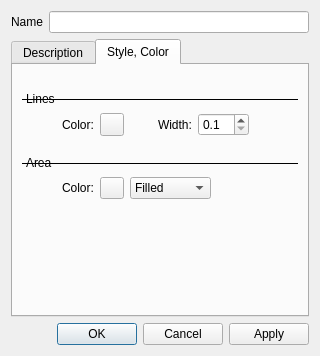
<?xml version="1.0" encoding="UTF-8"?>
<ui version="4.0">
 <class>UiEditPolygonDialog</class>
 <widget class="QDialog" name="UiEditPolygonDialog">
  <property name="geometry">
   <rect>
    <x>0</x>
    <y>0</y>
    <width>320</width>
    <height>356</height>
   </rect>
  </property>
  <property name="windowTitle">
   <string>Dialog</string>
  </property>
  <property name="sizeGripEnabled">
   <bool>false</bool>
  </property>
  <layout class="QVBoxLayout" name="verticalLayout_4">
   <item>
    <layout class="QHBoxLayout" name="horizontalLayout">
     <item>
      <widget class="QLabel" name="label">
       <property name="text">
        <string>Name</string>
       </property>
      </widget>
     </item>
     <item>
      <widget class="QLineEdit" name="m_name">
       <property name="text">
        <string/>
       </property>
      </widget>
     </item>
    </layout>
   </item>
   <item>
    <widget class="QTabWidget" name="tabWidget">
     <property name="currentIndex">
      <number>1</number>
     </property>
     <widget class="QWidget" name="m_descriptionTab">
      <attribute name="title">
       <string>Description</string>
      </attribute>
      <layout class="QVBoxLayout" name="verticalLayout_2">
       <item>
        <widget class="QTextEdit" name="m_description"/>
       </item>
      </layout>
     </widget>
     <widget class="QWidget" name="m_styleTab">
      <attribute name="title">
       <string>Style, Color</string>
      </attribute>
      <layout class="QVBoxLayout" name="verticalLayout_3">
       <item>
        <layout class="QVBoxLayout" name="verticalLayout">
         <item>
          <spacer name="verticalSpacer_3">
           <property name="orientation">
            <enum>Qt::Vertical</enum>
           </property>
           <property name="sizeType">
            <enum>QSizePolicy::Fixed</enum>
           </property>
           <property name="sizeHint" stdset="0">
            <size>
             <width>248</width>
             <height>17</height>
            </size>
           </property>
          </spacer>
         </item>
         <item>
          <widget class="QLabel" name="label_2">
           <property name="frameShape">
            <enum>QFrame::HLine</enum>
           </property>
           <property name="text">
            <string>Lines</string>
           </property>
          </widget>
         </item>
         <item>
          <layout class="QHBoxLayout" name="horizontalLayout_2">
           <item>
            <spacer name="horizontalSpacer">
             <property name="orientation">
              <enum>Qt::Horizontal</enum>
             </property>
             <property name="sizeType">
              <enum>QSizePolicy::Fixed</enum>
             </property>
             <property name="sizeHint" stdset="0">
              <size>
               <width>40</width>
               <height>20</height>
              </size>
             </property>
            </spacer>
           </item>
           <item>
            <widget class="QLabel" name="label_3">
             <property name="text">
              <string>Color:</string>
             </property>
            </widget>
           </item>
           <item>
            <widget class="QPushButton" name="m_linesColorButton">
             <property name="enabled">
              <bool>true</bool>
             </property>
             <property name="sizePolicy">
              <sizepolicy hsizetype="Fixed" vsizetype="Fixed">
               <horstretch>0</horstretch>
               <verstretch>0</verstretch>
              </sizepolicy>
             </property>
             <property name="maximumSize">
              <size>
               <width>24</width>
               <height>24</height>
              </size>
             </property>
             <property name="text">
              <string/>
             </property>
             <property name="iconSize">
              <size>
               <width>12</width>
               <height>12</height>
              </size>
             </property>
            </widget>
           </item>
           <item>
            <spacer name="horizontalSpacer_2">
             <property name="orientation">
              <enum>Qt::Horizontal</enum>
             </property>
             <property name="sizeType">
              <enum>QSizePolicy::Fixed</enum>
             </property>
             <property name="sizeHint" stdset="0">
              <size>
               <width>28</width>
               <height>20</height>
              </size>
             </property>
            </spacer>
           </item>
           <item>
            <widget class="QLabel" name="label_4">
             <property name="text">
              <string>Width:</string>
             </property>
            </widget>
           </item>
           <item>
            <widget class="QDoubleSpinBox" name="m_linesWidth">
             <property name="decimals">
              <number>1</number>
             </property>
             <property name="minimum">
              <double>0.100000000000000</double>
             </property>
             <property name="maximum">
              <double>10.000000000000000</double>
             </property>
             <property name="singleStep">
              <double>0.100000000000000</double>
             </property>
            </widget>
           </item>
           <item>
            <spacer name="horizontalSpacer_3">
             <property name="orientation">
              <enum>Qt::Horizontal</enum>
             </property>
             <property name="sizeHint" stdset="0">
              <size>
               <width>13</width>
               <height>20</height>
              </size>
             </property>
            </spacer>
           </item>
          </layout>
         </item>
         <item>
          <spacer name="verticalSpacer">
           <property name="orientation">
            <enum>Qt::Vertical</enum>
           </property>
           <property name="sizeType">
            <enum>QSizePolicy::Fixed</enum>
           </property>
           <property name="sizeHint" stdset="0">
            <size>
             <width>238</width>
             <height>13</height>
            </size>
           </property>
          </spacer>
         </item>
         <item>
          <widget class="QLabel" name="label_6">
           <property name="frameShape">
            <enum>QFrame::HLine</enum>
           </property>
           <property name="text">
            <string>Area</string>
           </property>
          </widget>
         </item>
         <item>
          <layout class="QHBoxLayout" name="horizontalLayout_3">
           <item>
            <spacer name="horizontalSpacer_4">
             <property name="orientation">
              <enum>Qt::Horizontal</enum>
             </property>
             <property name="sizeType">
              <enum>QSizePolicy::Fixed</enum>
             </property>
             <property name="sizeHint" stdset="0">
              <size>
               <width>40</width>
               <height>20</height>
              </size>
             </property>
            </spacer>
           </item>
           <item>
            <widget class="QLabel" name="label_7">
             <property name="text">
              <string>Color:</string>
             </property>
            </widget>
           </item>
           <item>
            <widget class="QPushButton" name="m_polyColorButton">
             <property name="maximumSize">
              <size>
               <width>24</width>
               <height>24</height>
              </size>
             </property>
             <property name="text">
              <string/>
             </property>
             <property name="iconSize">
              <size>
               <width>12</width>
               <height>12</height>
              </size>
             </property>
            </widget>
           </item>
           <item>
            <widget class="QComboBox" name="m_filledColor">
             <item>
              <property name="text">
               <string>Filled</string>
              </property>
             </item>
             <item>
              <property name="text">
               <string>Not Filled</string>
              </property>
             </item>
            </widget>
           </item>
           <item>
            <spacer name="horizontalSpacer_5">
             <property name="orientation">
              <enum>Qt::Horizontal</enum>
             </property>
             <property name="sizeHint" stdset="0">
              <size>
               <width>48</width>
               <height>20</height>
              </size>
             </property>
            </spacer>
           </item>
          </layout>
         </item>
         <item>
          <spacer name="verticalSpacer_2">
           <property name="orientation">
            <enum>Qt::Vertical</enum>
           </property>
           <property name="sizeHint" stdset="0">
            <size>
             <width>248</width>
             <height>18</height>
            </size>
           </property>
          </spacer>
         </item>
        </layout>
       </item>
      </layout>
     </widget>
    </widget>
   </item>
   <item>
    <widget class="QDialogButtonBox" name="buttonBox">
     <property name="orientation">
      <enum>Qt::Horizontal</enum>
     </property>
     <property name="standardButtons">
      <set>QDialogButtonBox::Apply|QDialogButtonBox::Cancel|QDialogButtonBox::Ok</set>
     </property>
    </widget>
   </item>
  </layout>
 </widget>
 <resources/>
 <connections>
  <connection>
   <sender>buttonBox</sender>
   <signal>accepted()</signal>
   <receiver>UiEditPolygonDialog</receiver>
   <slot>accept()</slot>
   <hints>
    <hint type="sourcelabel">
     <x>248</x>
     <y>254</y>
    </hint>
    <hint type="destinationlabel">
     <x>157</x>
     <y>274</y>
    </hint>
   </hints>
  </connection>
  <connection>
   <sender>buttonBox</sender>
   <signal>rejected()</signal>
   <receiver>UiEditPolygonDialog</receiver>
   <slot>reject()</slot>
   <hints>
    <hint type="sourcelabel">
     <x>316</x>
     <y>260</y>
    </hint>
    <hint type="destinationlabel">
     <x>286</x>
     <y>274</y>
    </hint>
   </hints>
  </connection>
 </connections>
</ui>
